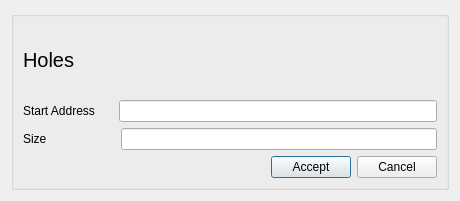
<?xml version="1.0" encoding="UTF-8"?>
<ui version="4.0">
 <class>HolesDialog</class>
 <widget class="QDialog" name="HolesDialog">
  <property name="geometry">
   <rect>
    <x>0</x>
    <y>0</y>
    <width>460</width>
    <height>201</height>
   </rect>
  </property>
  <property name="windowTitle">
   <string>Dialog</string>
  </property>
  <layout class="QVBoxLayout" name="verticalLayout">
   <item>
    <widget class="QGroupBox" name="groupBox">
     <property name="title">
      <string/>
     </property>
     <layout class="QVBoxLayout" name="verticalLayout_2">
      <item>
       <widget class="QLabel" name="label">
        <property name="font">
         <font>
          <pointsize>15</pointsize>
         </font>
        </property>
        <property name="text">
         <string>Holes</string>
        </property>
       </widget>
      </item>
      <item>
       <layout class="QHBoxLayout" name="horizontalLayout_2">
        <item>
         <widget class="QLabel" name="label_2">
          <property name="text">
           <string>Start Address</string>
          </property>
         </widget>
        </item>
        <item>
         <spacer name="horizontalSpacer">
          <property name="orientation">
           <enum>Qt::Horizontal</enum>
          </property>
          <property name="sizeType">
           <enum>QSizePolicy::MinimumExpanding</enum>
          </property>
          <property name="sizeHint" stdset="0">
           <size>
            <width>18</width>
            <height>20</height>
           </size>
          </property>
         </spacer>
        </item>
        <item>
         <widget class="QLineEdit" name="HoleStartAddress">
          <property name="sizePolicy">
           <sizepolicy hsizetype="Expanding" vsizetype="Fixed">
            <horstretch>1</horstretch>
            <verstretch>0</verstretch>
           </sizepolicy>
          </property>
         </widget>
        </item>
       </layout>
      </item>
      <item>
       <layout class="QHBoxLayout" name="horizontalLayout">
        <item>
         <widget class="QLabel" name="label_3">
          <property name="text">
           <string>Size</string>
          </property>
         </widget>
        </item>
        <item>
         <spacer name="horizontalSpacer_2">
          <property name="orientation">
           <enum>Qt::Horizontal</enum>
          </property>
          <property name="sizeType">
           <enum>QSizePolicy::MinimumExpanding</enum>
          </property>
          <property name="sizeHint" stdset="0">
           <size>
            <width>68</width>
            <height>20</height>
           </size>
          </property>
         </spacer>
        </item>
        <item>
         <widget class="QLineEdit" name="HoleSize">
          <property name="sizePolicy">
           <sizepolicy hsizetype="Expanding" vsizetype="Fixed">
            <horstretch>1</horstretch>
            <verstretch>0</verstretch>
           </sizepolicy>
          </property>
         </widget>
        </item>
       </layout>
      </item>
      <item>
       <layout class="QHBoxLayout" name="horizontalLayout_3">
        <item>
         <spacer name="horizontalSpacer_3">
          <property name="orientation">
           <enum>Qt::Horizontal</enum>
          </property>
          <property name="sizeHint" stdset="0">
           <size>
            <width>40</width>
            <height>20</height>
           </size>
          </property>
         </spacer>
        </item>
        <item>
         <widget class="QPushButton" name="HolesAccept">
          <property name="text">
           <string>Accept</string>
          </property>
         </widget>
        </item>
        <item>
         <widget class="QPushButton" name="CancelButton">
          <property name="text">
           <string>Cancel</string>
          </property>
         </widget>
        </item>
       </layout>
      </item>
     </layout>
    </widget>
   </item>
  </layout>
 </widget>
 <resources/>
 <connections/>
</ui>
